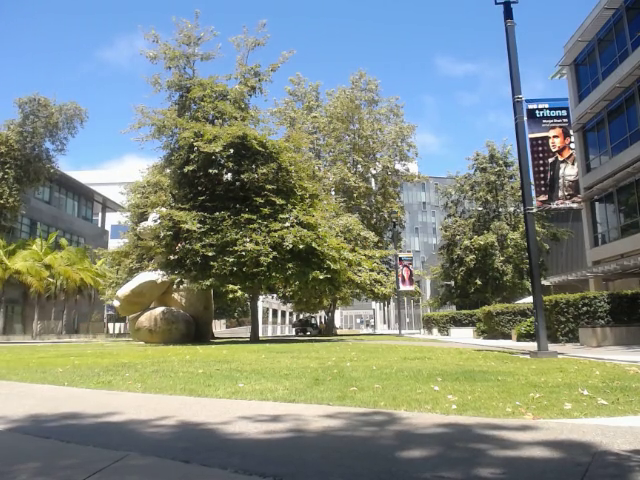
#> input picture frame 72 of videos/bearvid2-blank.mp4, 640 x 480 px, given in place of the camera
$ python test1.py   (Python 2 division)
#> lines starting #> are read from the running program, lines starting #| are printed output that depends on the picture; after the words box and inside, x2 and y2 are one past the last pixel; in counts of white or black regions, pixels touching at a corner belong together
### OOCode/camera.py
import numpy as np
import cv2
import time

class Camera:

	def __init__(self, deviceNumber, filename):
		self.devNum = deviceNumber
		self.filename = filename
		self.filecount = 0
		#self.inUse = False
		self.cap = cv2.VideoCapture(self.devNum)
		self.cap.set(5, 30)
		self.cap.set(3, 424)
		self.cap.set(4, 240)


	def on(self):
		# turn the camera on
		#self.inUse = True
		self.cap.open(self.devNum)

	def off(self):
		# turn the camera off
		#self.inUse = False
		self.cap.release()

	def isOn(self):
		# return true if the camera is on
		return self.cap.isOpened()

	def isOff(self):
		# return true if the camera is off
		return not self.cap.isOpened()

	def getFrame(self):
		# get the next video frame
		self.got_frame, self.frame = self.cap.read()
		return self.got_frame, self.frame

	# [19 lines left out: functions getFrameLowRes, getAndWriteFrame, not called in this run]

	def getName(self):
		return str(self.filename)

	def getDev(self):
		return deviceNumber


# [12 lines of commented-out code are left out]

### OOCode/runavg.py
import cv2
import numpy as np
import CameraTrapCV as CTCV
winName = "1"
ctcv = CTCV.CameraTrapCV()

def track(frame, running_average_in_display, avg):
	x_pos = 0
	y_pos = 0
	display_image = frame.copy()

	#smooth image
	blur = cv2.GaussianBlur(display_image,(5,5),0)

	#calculate running avg
	cv2.accumulateWeighted(blur,avg,0.5)
	res = cv2.convertScaleAbs(avg)
	cv2.convertScaleAbs(avg,running_average_in_display, 1.0, 0.0)

	#get the difference between avg and image
	difference = cv2.absdiff(display_image, running_average_in_display)

	#convert image to grayscale
	img_grey = cv2.cvtColor(difference, cv2.COLOR_RGB2GRAY)

	#compute threshold
	ret,img_grey = cv2.threshold( img_grey, 2, 255, cv2.THRESH_BINARY )

	#smooth and threshold again to eliminate sparkles
	img_grey = cv2.GaussianBlur(img_grey,(5,5),0)
	ret,img_grey = cv2.threshold( img_grey, 240, 255, cv2.THRESH_BINARY )

	grey_image_as_array = np.asarray(  img_grey  )
	non_black_coords_array = np.where( grey_image_as_array > 3 )
	non_black_coords_array = zip( non_black_coords_array[1], non_black_coords_array[0] )

	bounding_box_list = []

	contour,hier = cv2.findContours(img_grey,cv2.RETR_CCOMP,cv2.CHAIN_APPROX_SIMPLE)

	areas = [cv2.contourArea(c) for c in contour]
	max_index = np.argmax(areas)
	cnt=contour[max_index]
	if (cv2.contourArea(contour[max_index]) > 5000):
		polygon_points = cv2.approxPolyDP(cnt,0.1*cv2.arcLength(cnt,True),True)
		bounding_rect = cv2.boundingRect( cnt )
		point1 = ( bounding_rect[0], bounding_rect[1] )
		point2 = ( bounding_rect[0] + bounding_rect[2], bounding_rect[1] + bounding_rect[3] )
		bounding_box_list.append( ( point1, point2 ) )
		cv2.fillPoly( img_grey, [ polygon_points ], (255,255,255) )
		x,y,w,h = cv2.boundingRect(cnt)
		x_pos, y_pos = ctcv.getCentroid(contour[max_index])
		cv2.circle(display_image, (x_pos, y_pos), 3, (0,0,0), -1)
		cv2.rectangle(display_image,(x,y),(x+w,y+h),(0,255,0),2)
	#cv2.imshow( "2", display_image )
		#return display_image, x_pos, y_pos
		return display_image, x_pos, y_pos

	return frame, x_pos, y_pos

### OOCode/CameraTrapCV.py
# CameraTrapCV.py
# -Computer vision functions for the Intelligent Camera Trap!

# problems:
#
#

import cv2
import numpy as np
import math

class CameraTrapCV():
    def __init__(self):
        self.PI = 3.14159
        self.bg_subtractor = cv2.BackgroundSubtractorMOG(history=200,
            nmixtures=5, backgroundRatio=0.7, noiseSigma=0)

        self.kalman = cv2.KalmanFilter()

    # returns the center of a contour
    def getCentroid(self, contour_in):
        moments = cv2.moments(contour_in)
        x = int(moments['m10'] / moments['m00'])
        y = int(moments['m01'] / moments['m00'])
        return [x, y]

    # converts (x, y) to (r, theta)
    # [12 lines left out: function getPolar, not called in this run]

    '''
    def getPolar(self, x, y, frame_w):
        r = (x ** 2 + y ** 2) ** 1/2
        theta = math.atan2(y, (x-frame_w)/2) * 180. / self.PI
        return [r, theta]
    '''

    # converts an image to a chromaticity image with normalized RGB values
    # ranging between 0 and 255. This color space ignores shadows!
    # [28 lines left out: functions getChromaticity, sphericalAngleTransform, getLargestContourIndex, not called in this run]

    def getTopHalfImg(img_in):
      img_out = img_in[0:img_in.shape[0] / 2, 0:img_in.shape[1]/2]

### OOCode/test1.py
import numpy as np
import cv2
import runavg as ra
import camera as Camera
import time

c0 = False
c1 = False
c2 = False

myCamera0 = Camera.Camera(0, "cam0.avi")
myCamera1 = Camera.Camera(1, "cam1.avi")
myCamera2 = Camera.Camera(2, "cam2.avi")

winName = "1", "2"
#time.sleep(2)
myCamera0.on()
c0 = True
myCamera1.off()
c1 = False
myCamera2.off()
c2 = False

while(c0 or c1 or c2 ):

	if(c0):
		got_frame0, frame0 = myCamera0.getFrame()
#> in getFrame, self.frame is the input picture: shape (480, 640, 3); mean B, G, R 130.3, 137.6, 126.8
#> got_frame0 = True

		running_average_in_display = frame0
		avg = np.float32(frame0)

		while got_frame0:
			frame_copy = frame0.copy()
			cv2.rectangle(frame_copy, (128, 0), (512, 480), (0,0,0), -1)
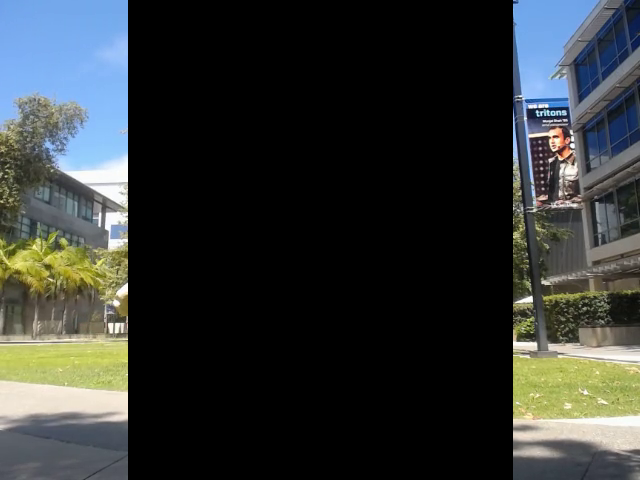
#> frame_copy: shape (480, 640, 3); mean B, G, R 51.6, 52.6, 48.5
			masked_img, x, y = ra.track(frame_copy,running_average_in_display, avg)
#> in track, `res = cv2.convertScaleAbs(avg)`:
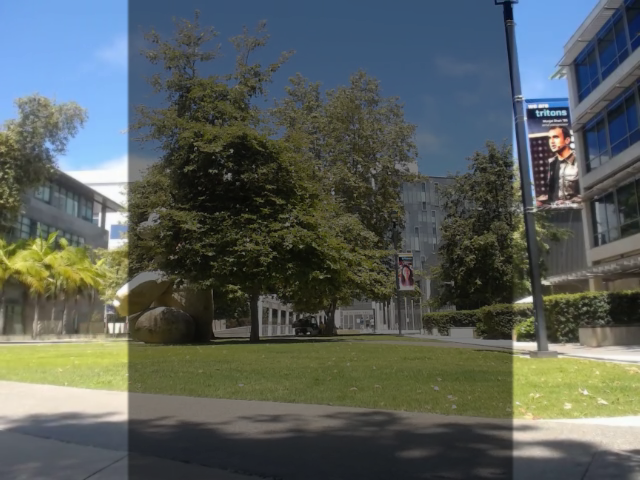
#> res: shape (480, 640, 3); mean B, G, R 91, 95.1, 87.7
#> in track, `difference = cv2.absdiff(display_image, running_average_in_display)`:
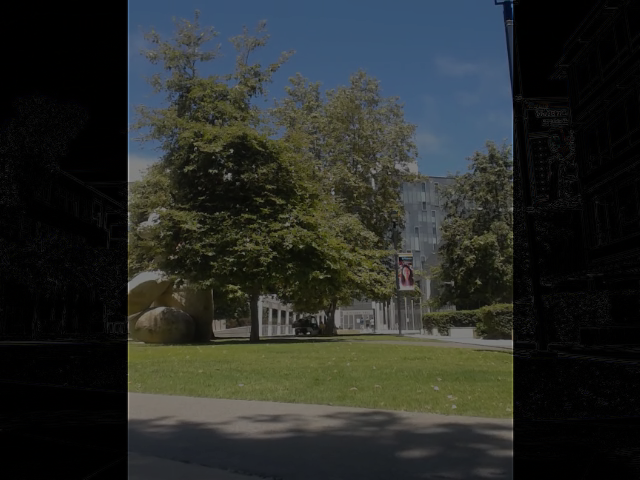
#> difference: shape (480, 640, 3); mean B, G, R 40.6, 43.8, 40.4
#> in track, `ret,img_grey = cv2.threshold( img_grey, 2, 255, cv2.THRESH_BINARY )`:
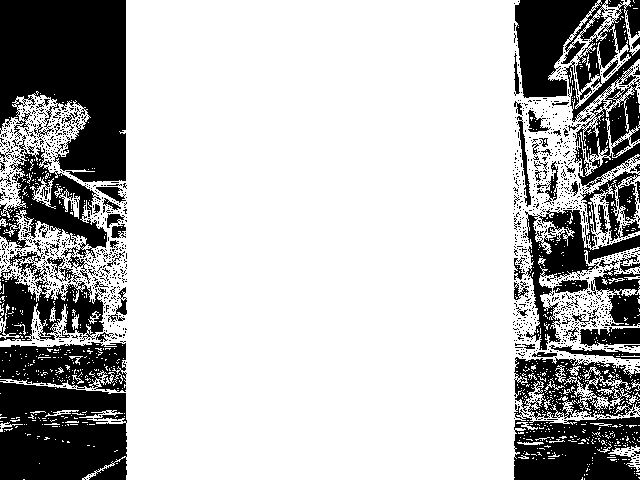
#> img_grey: shape (480, 640); 73.4% white; 1462 black regions (1393 under 20 px), largest, box (x1, y1, x2, y2) and area: (0, 0, 126, 182) 17482, (515, 0, 640, 193) 12207, (0, 382, 127, 480) 10783
#> in track, `ret,img_grey = cv2.threshold( img_grey, 240, 255, cv2.THRESH_BINARY )`:
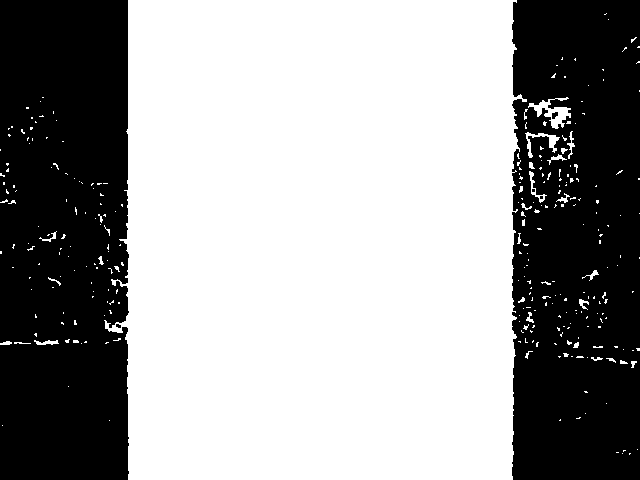
#> img_grey: shape (480, 640); 61.4% white; 6 black regions (3 under 20 px)
#> in track, `non_black_coords_array = np.where( grey_image_as_array > 3 )`: non_black_coords_array = 188612 positions, rows 0 to 479, columns 0 to 639
#> in track, `non_black_coords_array = zip( non_black_coords_array[1], non_black_coo..`: non_black_coords_array = 188612 items
#> in track, `contour,hier = cv2.findContours(img_grey,cv2.RETR_CCOMP,cv2.CHAIN_APPR..`: contour = 291 contours, 276 with area under 20; largest, box (x1, y1, x2, y2) and area: (104, 0, 527, 480) 184510, (528, 97, 571, 129) 444, (525, 132, 560, 158) 178, (529, 171, 547, 203) 95, (34, 340, 59, 345) 51
#> in track, `areas = [cv2.contourArea(c) for c in contour]`: areas = 291 values, max 184509.5 at index 289, min 0 at index 1, mean 640
#> in track, `max_index = np.argmax(areas)`: max_index = 289
#> in track, `cnt=contour[max_index]`: cnt = contour of 451 points, box (x1, y1, x2, y2) (104, 0, 527, 480), area 184510
#> in track, `polygon_points = cv2.approxPolyDP(cnt,0.1*cv2.arcLength(cnt,True),True)`: polygon_points = [[128, 0], [128, 479], [512, 479], [516, 0]]
#> in track, `bounding_rect = cv2.boundingRect( cnt )`: bounding_rect = (104, 0, 423, 480)
#> in track, `point1 = ( bounding_rect[0], bounding_rect[1] )`: point1 = (104, 0)
#> in track, `point2 = ( bounding_rect[0] + bounding_rect[2], bounding_rect[1] + bou..`: point2 = (527, 480)
#> in track, `cv2.fillPoly( img_grey, [ polygon_points ], (255,255,255) )`:
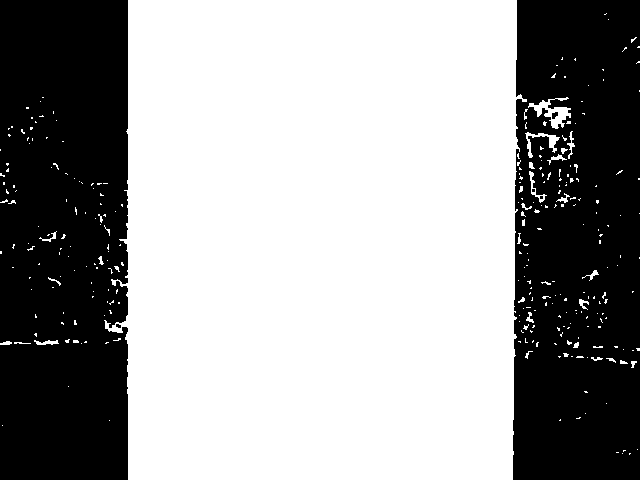
#> img_grey: shape (480, 640); 61.7% white; 6 black regions (3 under 20 px), largest, box (x1, y1, x2, y2) and area: (0, 0, 128, 480) 60288, (513, 0, 640, 480) 57451, (552, 112, 558, 119) 31
#> in track, `x,y,w,h = cv2.boundingRect(cnt)`: x = 104; y = 0; w = 423; h = 480
#> in getCentroid, `moments = cv2.moments(contour_in)`: moments = moments, m00 184509.5, centre m10/m00, m01/m00 = (320, 239.5)
#> in getCentroid, `x = int(moments['m10'] / moments['m00'])`: x = 319
#> in getCentroid, `y = int(moments['m01'] / moments['m00'])`: y = 239
#> in track, `x_pos, y_pos = ctcv.getCentroid(contour[max_index])`: x_pos = 319; y_pos = 239
#> in track, `cv2.rectangle(display_image,(x,y),(x+w,y+h),(0,255,0),2)`:
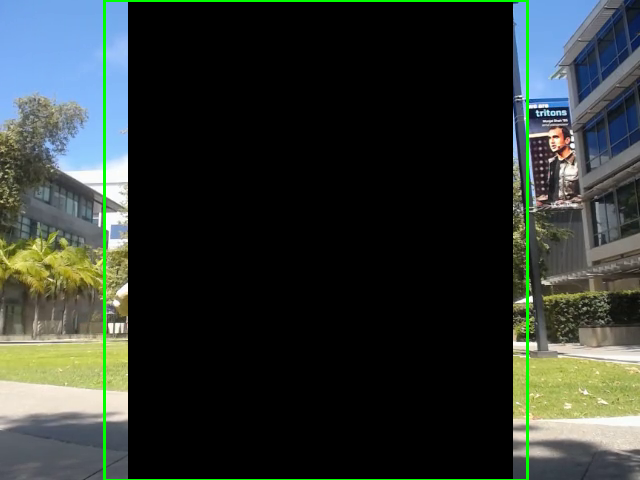
#> display_image: shape (480, 640, 3); 1.35% of pixels changed, all inside (x1, y1, x2, y2) = (103, 0, 529, 480)
#> x = 319; y = 239
			cv2.imshow( winName[0], frame0 )
			got_frame0, frame0 = myCamera0.getFrame()

			if((x > 0) and (128 > x)):
				myCamera1.on()
				myCamera0.off()
				c0 = False
				c1 = True
				#print "turn camera 1"

			if((x > 512) and (640 > x)):
				myCamera2.on()
				myCamera0.off()
				c0 = False
				c2 = True
				#print "turn camera 2"

			key = cv2.waitKey(10)
#> (key Esc is pressed here)
			if key == 27:
				cv2.destroyWindow("1")
				myCamera0.off()
				c0 = False
				break
	if(c1):
		got_frame1, frame1 = myCamera1.getFrame()

		running_average_in_display = frame1
		avg = np.float32(frame1)

		while got_frame1:
			frame_copy = frame1.copy()
			cv2.rectangle(frame_copy, (128, 0), (512, 480), (0,0,0), -1)
			masked_img, x, y = ra.track(frame_copy,running_average_in_display, avg)
			cv2.imshow( winName[0], frame1 )
			got_frame1, frame1 = myCamera1.getFrame()

			if((x > 512) and (x < 640)):
				myCamera0.on()
				myCamera1.off()
				c1 = False
				c0 = True

			key = cv2.waitKey(10)
			if key == 27:
				cv2.destroyWindow("1")
				myCamera1.off()
				c1 = False
				break
	if(c2):
		got_frame2, frame2 = myCamera2.getFrame()

		running_average_in_display = frame2
		avg = np.float32(frame2)

		while got_frame2:
			frame_copy = frame2.copy()
			cv2.rectangle(frame_copy, (128, 0), (512, 480), (0,0,0), -1)
			masked_img, x, y = ra.track(frame_copy,running_average_in_display, avg)
			cv2.imshow( winName[0], frame2 )
			got_frame2, frame2 = myCamera2.getFrame()

			if((x > 0) and (128 > x)):
				myCamera0.on()
				myCamera2.off()
				c2 = False
				c0 = True
				#print "turn camera 1"

			key = cv2.waitKey(10)
			if key == 27:
				cv2.destroyWindow("1")
				myCamera2.off()
				c2 = False
				break

#cv2.destroyWindow("1")

print 'hello'

$ run again, starting later in the video
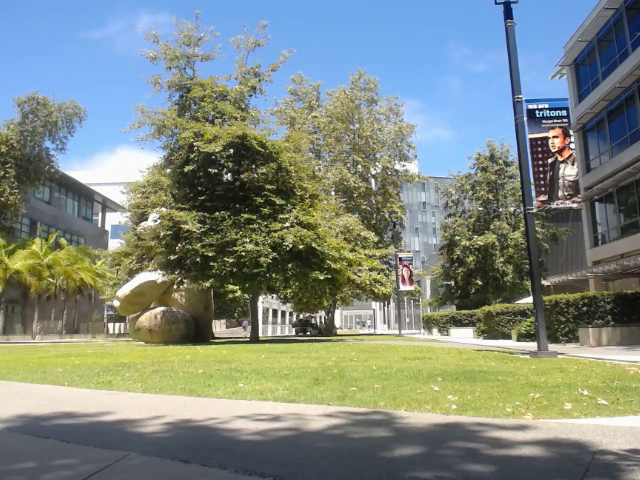
#> input picture frame 324 of videos/bearvid2-blank.mp4, 640 x 480 px, given in place of the camera
#> in getFrame, self.frame is the input picture: shape (480, 640, 3); mean B, G, R 129.8, 137.6, 126.8
#> got_frame0 = True
#> in track, `non_black_coords_array = np.where( grey_image_as_array > 3 )`: non_black_coords_array = 188726 positions, rows 0 to 479, columns 0 to 639
#> in track, `non_black_coords_array = zip( non_black_coords_array[1], non_black_coo..`: non_black_coords_array = 188726 items
#> contour = 286 contours, 268 with area under 20; largest, box (x1, y1, x2, y2) and area: (104, 0, 523, 480) 184510, (522, 99, 556, 117) 238, (526, 132, 561, 163) 184, (544, 107, 571, 132) 163, (562, 131, 575, 154) 84
#> areas = 286 values, max 184510.5 at index 284, min 0 at index 0, mean 651.4
#> max_index = 284
#> cnt = contour of 466 points, box (x1, y1, x2, y2) (104, 0, 523, 480), area 184510
#> polygon_points = [[128, 0], [128, 479], [511, 479], [517, 2]]
#> bounding_rect = (104, 0, 419, 480)
#> point1 = (104, 0)
#> point2 = (523, 480)
#> in track, `cv2.fillPoly( img_grey, [ polygon_points ], (255,255,255) )`:
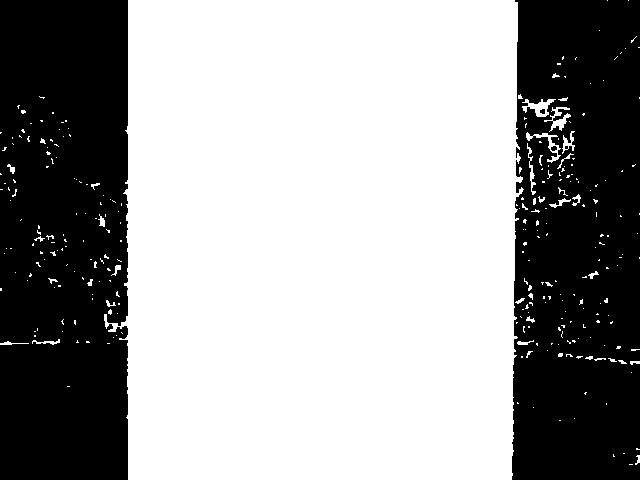
#> img_grey: shape (480, 640); 61.7% white; 4 black regions, box (x1, y1, x2, y2) and area: (0, 0, 128, 480) 60234, (512, 0, 640, 480) 57421, (551, 146, 557, 151) 24, (540, 109, 545, 114) 21
#> in track, `x,y,w,h = cv2.boundingRect(cnt)`: x = 104; y = 0; w = 419; h = 480
#> moments = moments, m00 184510.5, centre m10/m00, m01/m00 = (320.1, 239.4)
#> in getCentroid, `x = int(moments['m10'] / moments['m00'])`: x = 320
#> in getCentroid, `y = int(moments['m01'] / moments['m00'])`: y = 239
#> x_pos = 320; y_pos = 239
#> in track, `cv2.rectangle(display_image,(x,y),(x+w,y+h),(0,255,0),2)`:
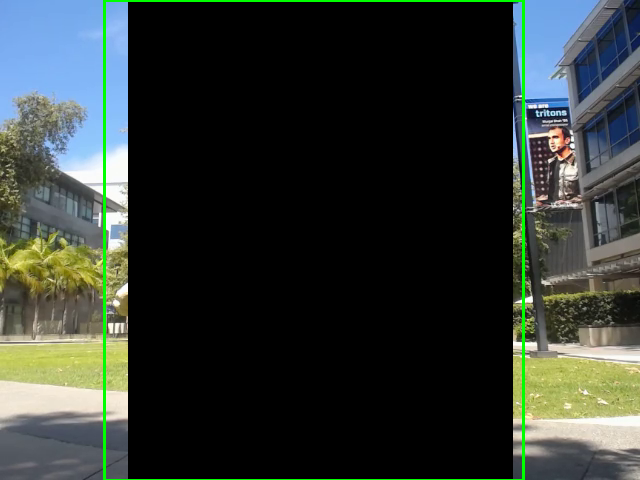
#> display_image: shape (480, 640, 3); mean B, G, R 50, 54.6, 47.4
#> `masked_img, x, y = ra.track(frame_copy,running_average_in_display, avg)`: x = 320; y = 239

$ run again, starting later in the video
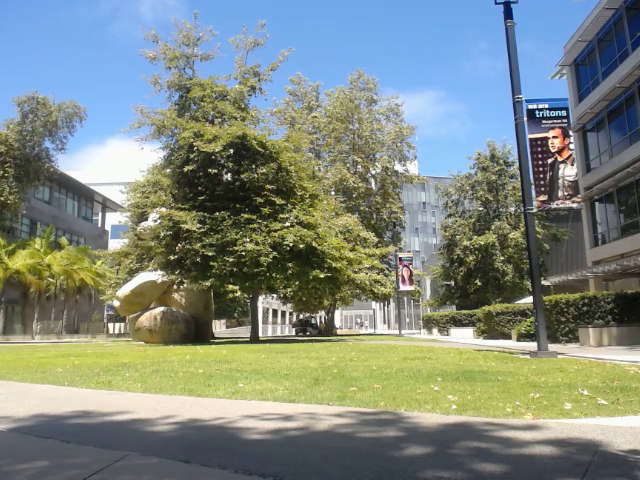
#> input picture frame 577 of videos/bearvid2-blank.mp4, 640 x 480 px, given in place of the camera
#> in getFrame, self.frame is the input picture: shape (480, 640, 3); mean B, G, R 129.3, 137.5, 127.1
#> got_frame0 = True
#> in track, `non_black_coords_array = np.where( grey_image_as_array > 3 )`: non_black_coords_array = 188582 positions, rows 0 to 479, columns 0 to 639
#> in track, `non_black_coords_array = zip( non_black_coords_array[1], non_black_coo..`: non_black_coords_array = 188582 items
#> contour = 280 contours, 262 with area under 20; largest, box (x1, y1, x2, y2) and area: (121, 0, 523, 480) 184350, (522, 98, 571, 144) 566, (547, 140, 569, 184) 167, (109, 322, 125, 333) 92, (558, 189, 571, 207) 74
#> areas = 280 values, max 184350 at index 279, min 0 at index 0, mean 665.2
#> max_index = 279
#> cnt = contour of 414 points, box (x1, y1, x2, y2) (121, 0, 523, 480), area 184350
#> polygon_points = [[128, 0], [128, 479], [511, 479], [514, 0]]
#> bounding_rect = (121, 0, 402, 480)
#> point1 = (121, 0)
#> point2 = (523, 480)
#> in track, `cv2.fillPoly( img_grey, [ polygon_points ], (255,255,255) )`:
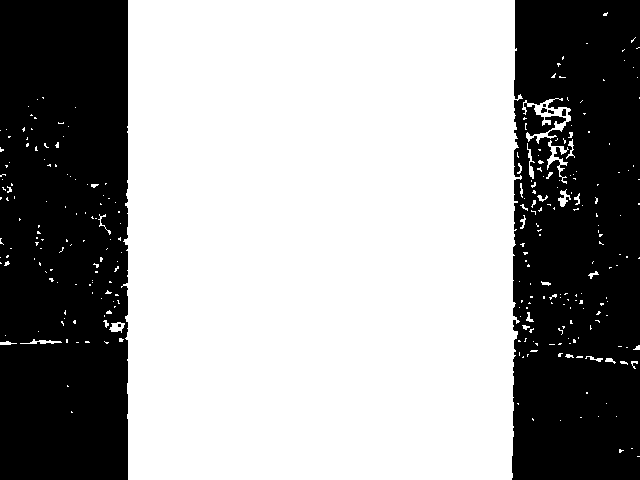
#> img_grey: shape (480, 640); 61.5% white; 7 black regions (3 under 20 px), largest, box (x1, y1, x2, y2) and area: (0, 0, 128, 480) 60402, (512, 0, 640, 480) 57861, (562, 109, 566, 116) 26, (541, 108, 547, 113) 23
#> in track, `x,y,w,h = cv2.boundingRect(cnt)`: x = 121; y = 0; w = 402; h = 480
#> moments = moments, m00 184350, centre m10/m00, m01/m00 = (320.2, 239.5)
#> in getCentroid, `x = int(moments['m10'] / moments['m00'])`: x = 320
#> in getCentroid, `y = int(moments['m01'] / moments['m00'])`: y = 239
#> x_pos = 320; y_pos = 239
#> in track, `cv2.rectangle(display_image,(x,y),(x+w,y+h),(0,255,0),2)`:
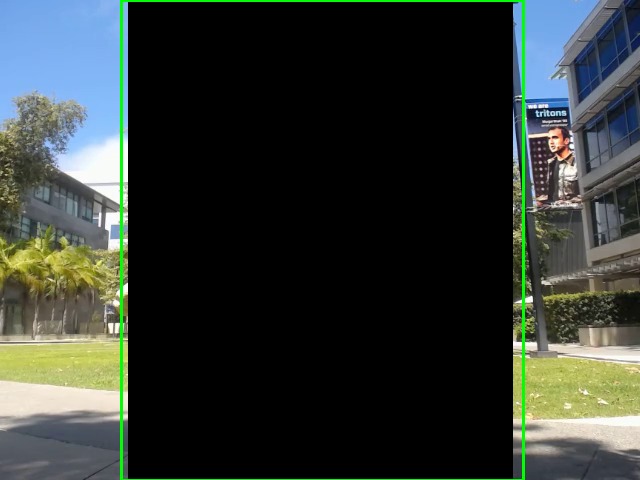
#> display_image: shape (480, 640, 3); mean B, G, R 49.8, 54.6, 47.6
#> `masked_img, x, y = ra.track(frame_copy,running_average_in_display, avg)`: x = 320; y = 239
